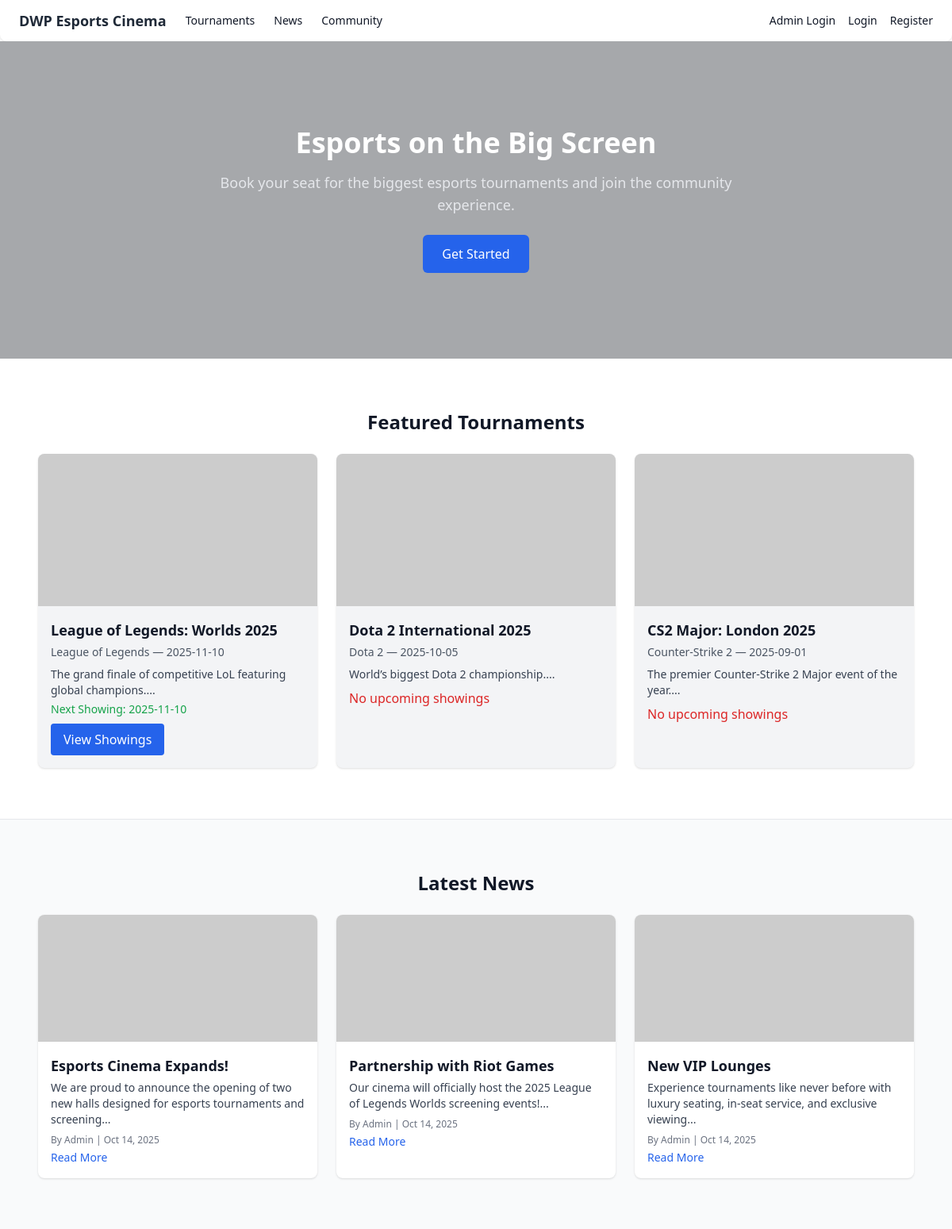
The page / on the database its author committed.
### tables this page shows
CREATE TABLE Tournament (
    tournamentID INT PRIMARY KEY AUTO_INCREMENT,
    gameID INT,
    tournamentName VARCHAR(100) NOT NULL,
    startDate DATE NOT NULL,
    endDate DATE NOT NULL,
    tournamentDescription VARCHAR(255),
    FOREIGN KEY (gameID) REFERENCES Game(gameID)
);

CREATE TABLE Game (
    gameID INT PRIMARY KEY AUTO_INCREMENT,
    gameName VARCHAR(100) NOT NULL,
    gameGenre VARCHAR(50)
);

CREATE TABLE News (
    newsID INT PRIMARY KEY AUTO_INCREMENT,
    newsTitle VARCHAR(255) NOT NULL,
    newsContent TEXT NOT NULL,
    newsAuthor VARCHAR(100) NOT NULL,
    newsImage VARCHAR(255),
    newsCreatedAt DATETIME DEFAULT CURRENT_TIMESTAMP
);

### public/index.php (the view, shortened to what this page needs)
<?php
include __DIR__ . '/../includes/navbar.php';
$pdo = new PDO("mysql:host=localhost;dbname=dwpcinemaDB;charset=utf8", "root", "");
$stmt = $pdo->query("
    SELECT t.tournamentID,
           t.tournamentName,
           t.tournamentDescription,
           t.startDate,
           g.gameName,
           g.gameGenre,
           (SELECT COUNT(*) FROM `Match` m
            JOIN Showing s ON m.matchID = s.matchID
            WHERE m.tournamentID = t.tournamentID
            AND s.showingDate >= CURDATE()) AS upcomingShowings,
           (SELECT MIN(s.showingDate) FROM `Match` m
            JOIN Showing s ON m.matchID = s.matchID
            WHERE m.tournamentID = t.tournamentID
            AND s.showingDate >= CURDATE()) AS nextShowing
    FROM Tournament t
    JOIN Game g ON t.gameID = g.gameID
    ORDER BY t.startDate DESC
    LIMIT 3
");
$featured = $stmt->fetchAll(PDO::FETCH_ASSOC);
$stmt2 = $pdo->query("
    SELECT newsID, newsTitle, newsContent, newsAuthor, newsImage, newsCreatedAt
    FROM News
    ORDER BY newsCreatedAt DESC
    LIMIT 3
");
$news = $stmt2->fetchAll(PDO::FETCH_ASSOC);
?>
<!DOCTYPE html>
<html lang="en">
<head>
<script src="https://cdn.tailwindcss.com"></script>
</head>
<body class="bg-white text-gray-900">
<section class="relative bg-gray-900 text-white">
    <img src="https://via.placeholder.com/1600x600" alt="Hero" class="w-full h-[400px] object-cover opacity-80">
    <div class="absolute inset-0 flex flex-col justify-center items-center text-center px-6">
        <h2 class="text-4xl font-bold">Esports on the Big Screen</h2>
        <p class="mt-4 text-lg text-gray-200 max-w-2xl">
            Book your seat for the biggest esports tournaments and join the community experience.
        </p>
        <a href="register.php" class="mt-6 inline-block px-6 py-3 rounded-md font-medium bg-blue-600 hover:bg-blue-500 transition">
            Get Started
        </a>
    </div>
</section>
<section id="tournaments" class="max-w-6xl mx-auto px-6 py-16">
    <h3 class="text-2xl font-semibold text-center mb-6">Featured Tournaments</h3>
    <div class="grid md:grid-cols-3 gap-6">
        <?php foreach($featured as $t): ?>
        <div class="bg-gray-100 rounded-lg overflow-hidden shadow hover:shadow-lg transition">
            <img src="https://via.placeholder.com/600x400" alt="<?= htmlspecialchars($t['tournamentName']) ?>" class="w-full h-48 object-cover">
            <div class="p-4">
                <h4 class="font-semibold text-lg"><?= htmlspecialchars($t['tournamentName']) ?></h4>
                <p class="text-sm text-gray-600 mt-1"><?= htmlspecialchars($t['gameName']) ?> — <?= htmlspecialchars($t['startDate']) ?></p>
                <p class="text-gray-700 text-sm mt-2"><?= htmlspecialchars(substr($t['tournamentDescription'], 0, 120)) ?>...</p>
                <?php if ($t['upcomingShowings'] > 0): ?>
                    <p class="text-green-600 text-sm font-medium mt-1">Next Showing: <?= htmlspecialchars($t['nextShowing']) ?></p>
                    <a href="showings.php?tournamentID=<?= $t['tournamentID'] ?>" class="mt-2 inline-block bg-blue-600 text-white px-4 py-2 rounded hover:bg-blue-500 font-medium">
                        View Showings
                    </a>
                <?php else: ?>
                    <p class="text-red-600 font-medium mt-2">No upcoming showings</p>
                <?php endif; ?>
            </div>
        </div>
        <?php endforeach; ?>
    </div>
</section>
<section id="news" class="bg-gray-50 border-t border-gray-200 py-16">
    <div class="max-w-6xl mx-auto px-6">
        <h3 class="text-2xl font-semibold text-center mb-6">Latest News</h3>
        <div class="grid md:grid-cols-3 gap-6">
            <?php foreach($news as $n): ?>
            <div class="bg-white rounded-lg shadow hover:shadow-lg transition overflow-hidden">
                <?php if($n['newsImage']): ?>
                    <img src="<?= htmlspecialchars($n['newsImage']) ?>" alt="<?= htmlspecialchars($n['newsTitle']) ?>" class="w-full h-40 object-cover">
                <?php endif; ?>
                <div class="p-4">
                    <h4 class="font-semibold text-lg"><?= htmlspecialchars($n['newsTitle']) ?></h4>
                    <p class="text-gray-700 text-sm mt-1"><?= htmlspecialchars(substr($n['newsContent'], 0, 100)) ?>...</p>
                    <p class="text-gray-500 text-xs mt-2">By <?= htmlspecialchars($n['newsAuthor']) ?> | <?= date('M d, Y', strtotime($n['newsCreatedAt'])) ?></p>
                    <a href="news.php" class="text-blue-600 hover:text-blue-800 text-sm font-medium mt-1 inline-block">Read More</a>
                </div>
            </div>
            <?php endforeach; ?>
        </div>
    </div>
</section>
</body>
</html>

### includes/navbar.php (shortened to what this page needs)
<nav class="flex flex-wrap justify-between items-center bg-white shadow px-6 py-3 rounded-b-lg">
    <div class="flex items-center space-x-6">
        <a href="index.php" class="text-lg font-semibold text-gray-800 hover:text-blue-600">
            DWP Esports Cinema
        </a>
        <a href="tournaments.php" class="hover:text-blue-600 font-medium text-sm">Tournaments</a>
        <a href="news.php" class="hover:text-blue-600 font-medium text-sm">News</a>
        <a href="users.php" class="hover:text-blue-600 font-medium text-sm">Community</a>
    </div>
    <div class="flex items-center space-x-4">
        <?php if (isset($_SESSION['user_id'])): ?>
            <a href="user_profile.php" class="flex items-center space-x-2 hover:text-blue-600 font-medium text-sm">
                <?php if (!empty($_SESSION['user_avatar'])): ?>
                    <img src="<?= htmlspecialchars($_SESSION['user_avatar']) ?>"
                         alt="Avatar" class="w-8 h-8 rounded-full border object-cover">
                <?php else: ?>
                    <div class="w-8 h-8 rounded-full bg-gray-300 flex items-center justify-center text-gray-600">
                        <span class="text-xs font-bold">
                            <?= strtoupper(substr($_SESSION['user_name'], 0, 1)) ?>
                        </span>
                    </div>
                <?php endif; ?>
                <span><?= htmlspecialchars($_SESSION['user_name']) ?></span>
            </a>
            <a href="logout.php" class="hover:text-red-600 font-medium text-sm">Logout</a>
        <?php else: ?>
            <a href="admin_login.php" class="hover:text-blue-600 font-medium text-sm">Admin Login</a>
            <a href="login.php" class="hover:text-blue-600 font-medium text-sm">Login</a>
            <a href="register.php" class="hover:text-blue-600 font-medium text-sm">Register</a>
        <?php endif; ?>
    </div>
</nav>

### rows shown on the page
tournament: tournamentName "League of Legends: Worlds 2025", gameID.gameName "League of Legends", startDate "2025-11-10", tournamentDescription "The grand finale of competitive LoL featuring global champions.", nextShowing "2025-11-10"
tournament: tournamentName "Dota 2 International 2025", gameID.gameName "Dota 2", startDate "2025-10-05", tournamentDescription "World’s biggest Dota 2 championship.", shows "No upcoming showings"
tournament: tournamentName "CS2 Major: London 2025", gameID.gameName "Counter-Strike 2", startDate "2025-09-01", tournamentDescription "The premier Counter-Strike 2 Major event of the year.", shows "No upcoming showings"
news: newsTitle "Esports Cinema Expands!", newsContent "We are proud to announce the opening of two new halls designed for esports tournaments and screening", newsAuthor "Admin", newsCreatedAt "Oct 14, 2025"
news: newsTitle "Partnership with Riot Games", newsContent "Our cinema will officially host the 2025 League of Legends Worlds screening events!", newsAuthor "Admin", newsCreatedAt "Oct 14, 2025"
news: newsTitle "New VIP Lounges", newsContent "Experience tournaments like never before with luxury seating, in-seat service, and exclusive viewing", newsAuthor "Admin", newsCreatedAt "Oct 14, 2025"
